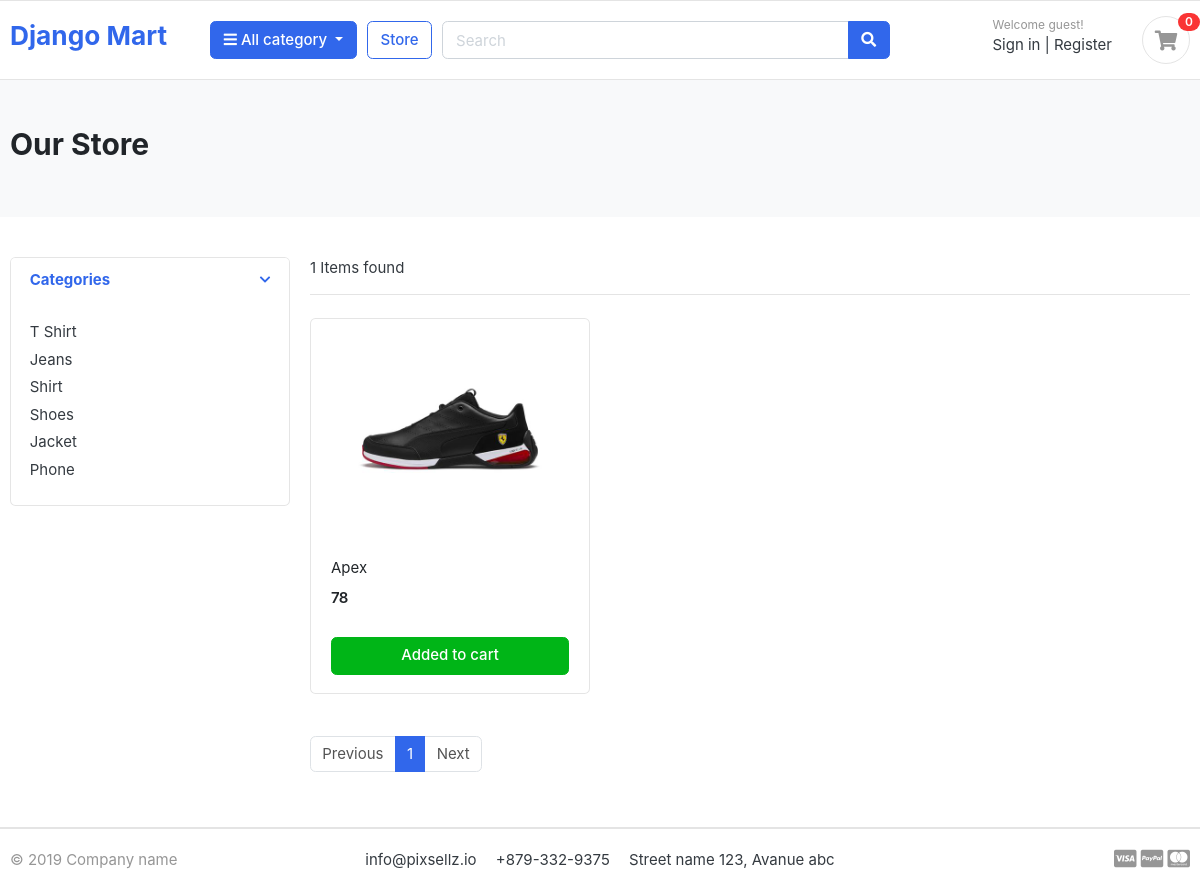
Screenshot of /store/category/shoes/ with the database file from the repository.
### category/models.py (models this page shows, shortened)
class Category(models.Model):
    category_name = models.CharField(max_length = 50, unique = True)
    slug = models.SlugField(max_length= 100, unique = True)
    description = models.TextField(max_length = 255, blank = True)
    cat_image = models.ImageField(upload_to = 'photos/categories', blank = True)

### store/models.py (models this page shows, shortened)
class Product(models.Model):
    product_name = models.CharField(max_length=100, unique=True)
    slug = models.SlugField(max_length=200, unique=True)
    description = models.TextField(max_length=500, blank=True)
    price = models.IntegerField()
    image = models.ImageField(upload_to='photos/products')
    stock = models.IntegerField()
    is_available = models.BooleanField(default=True)
    category = models.ForeignKey(Category, on_delete=models.CASCADE)
    created_date = models.DateTimeField(auto_now_add=True)
    modified_date = models.DateTimeField(auto_now=True)

### store/views.py (the view)
# urls.py: path('store/', include('store.urls')),
def store(request,category_slug=None):
    if category_slug is not None:
        category=get_object_or_404(Category,slug=category_slug)
        products=Product.objects.filter(is_available=True,category=category)
        paginator=Paginator(products,1)
        page=request.GET.get('page')
        paged_products=paginator.get_page(page)
    else:
        category=None
        products=Product.objects.filter(is_available=True)
        paginator=Paginator(products,3)
        page=request.GET.get('page')
        paged_products=paginator.get_page(page)
    categories=Category.objects.all()
    context={'products': paged_products, 'categories': categories}
    return render(request, 'store/store.html', context=context)

### store/templates/store/store.html
{% extends 'base.html' %}
{% block body%}
<section class="section-pagetop bg">
<div class="container">
	<h2 class="title-page">Our Store</h2>
</div>
</section>
<section class="section-content padding-y">
<div class="container">
<div class="row">
	<aside class="col-md-3">
<div class="card">
	<article class="filter-group">
		<header class="card-header">
			<a href="#" data-toggle="collapse" data-target="#collapse_1" aria-expanded="true" class="">
				<i class="icon-control fa fa-chevron-down"></i>
				<h6 class="title">Categories</h6>
			</a>
		</header>
		<div class="filter-content collapse show" id="collapse_1" style="">
			<div class="card-body">
				<ul class="list-menu">
				{% for category in categories %}
				<li><a href="{% url 'products_by_category' category_slug=category.slug %}">{{category.category_name}}</a></li>
				{% endfor %}
				</ul>
			</div>
		</div>
	</article>
</div>
	</aside>
	<main class="col-md-9">
<header class="border-bottom mb-4 pb-3">
		<div class="form-inline">
			<span class="mr-md-auto">{{products|length}} Items found </span>
		</div>
</header>
<div class="row">
	{%for item in products %}
	<div class="col-md-4">
		<figure class="card card-product-grid">
			<div class="img-wrap">
				<img src="{{item.image.url}}">
			</div>
			<figcaption class="info-wrap">
				<div class="fix-height">
					<a href="{% url 'single_products' product_slug=item.slug category_slug=item.category.slug  %}" class="title">{{item.product_name}}</a>
					<div class="price-wrap mt-2">
						<span class="price">{{item.price}}</span>
					</div>
				</div>
				<a href="#" class="btn btn-block btn-success">Added to cart </a>
			</figcaption>
		</figure>
	</div>
	{% endfor %}
</div>
<nav class="mt-4" aria-label="Page navigation sample">
  <ul class="pagination">
	{% if products.has_previous %}
    <li class="page-item "><a class="page-link" href="?page={{products.previous_page_number}}">Previous</a></li>
	{% else %}
    <li class="page-item disabled"><a class="page-link" >Previous</a></li>
	{% endif %}
	{% for i in products.paginator.page_range %}
    <li class="page-item {% if products.number == i %}active{% endif %}">
        <a class="page-link" href="?page={{ i }}">{{ i }}</a>
    </li>
	{% endfor %}
	{% if products.has_next %}
    <li class="page-item "><a class="page-link" href="?page={{products.next_page_number}}">Next</a></li>
	{% else %}
	<li class="page-item disabled "><a class="page-link" >Next</a></li>
	{% endif %}
  </ul>
</nav>
	</main>
</div>
</div>
</section>
{% endblock%}

### static/css/ui.css (style rules this page uses)
html { font-family: "Inter", sans-serif; font-size: 15px; }
.img-wrap { text-align: center; display: block; }
.img-wrap img { max-width: 100%; }
.price-wrap { letter-spacing: -0.7px; }
.padding-y { padding-top: 40px; padding-bottom: 40px; }
figure { margin-bottom: 0; }
article:after, .form-group:after { display: block; clear: both; content: ""; }
.bg { background-color: #f8f9fa; }
.title-page { color: #212529; }
[class*=list-] li:after { visibility: hidden; display: block; content: ""; overflow: hidden; height: 0; clear: both; }
.list-menu { list-style: none; margin: 0; padding-left: 0; }
.list-menu li { margin-bottom: 5px; }
.list-menu a { color: #343a40; }
[class*=card-product] a.title { color: #212529; display: block; }
[class*=card-product] .img-wrap { overflow: hidden; position: relative; }
[class*=card-product] .img-wrap img { height: 100%; max-width: 100%; width: auto; display: inline-block; -o-object-fit: cover; object-fit: cover; }
.card-product-grid { margin-bottom: 20px; }
.card-product-grid .img-wrap { border-radius: 0.2rem 0.2rem 0 0; height: 220px; }
.card-product-grid .info-wrap { overflow: hidden; padding: 18px 20px; }
.card-product-grid .fix-height { height: 80px; overflow: hidden; }
.card .img-wrap { overflow: hidden; }
.price { font-weight: 600; color: #212529; }
.icon-control { margin-top: 5px; float: right; font-size: 80%; }
.card-header .title { margin-bottom: 0; line-height: 1.5; }
.filter-group { border-bottom: 1px solid #e4e4e4; }
.filter-group .card-header { border-bottom: 0; }
.filter-group:last-child { border-bottom: 0; }
.section-pagetop { padding: 45px 0; }

### rows the page displays
Category: category_name "T Shirt"
Category: category_name "Jeans"
Category: category_name "Shirt"
Category: category_name "Shoes"
Category: category_name "Jacket"
Category: category_name "Phone"
Product: image (picture), product_name "Apex", price "78"

### other values shown
{{ products|length }} "1"
{{ i }} "1"
